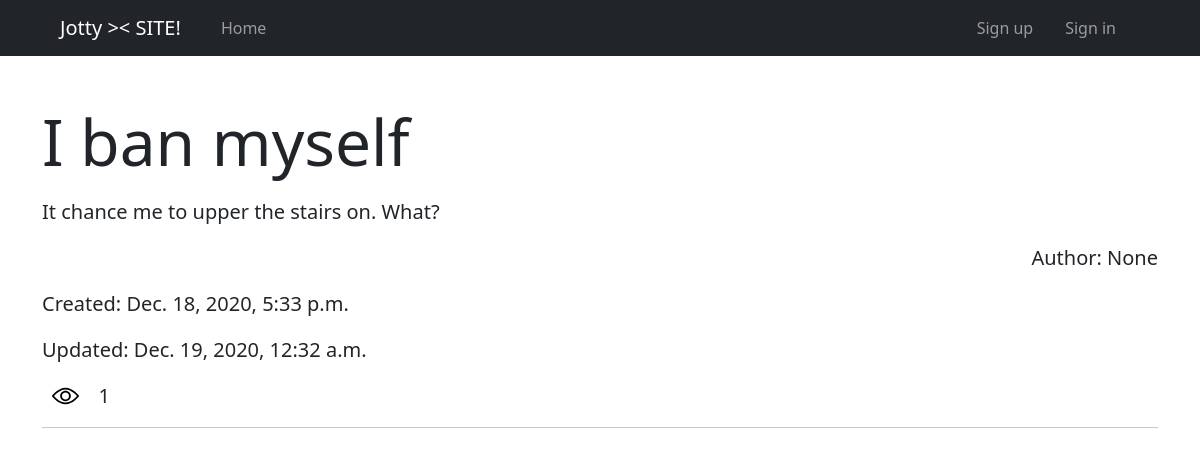
/9, run on an earlier commit of the app's database.
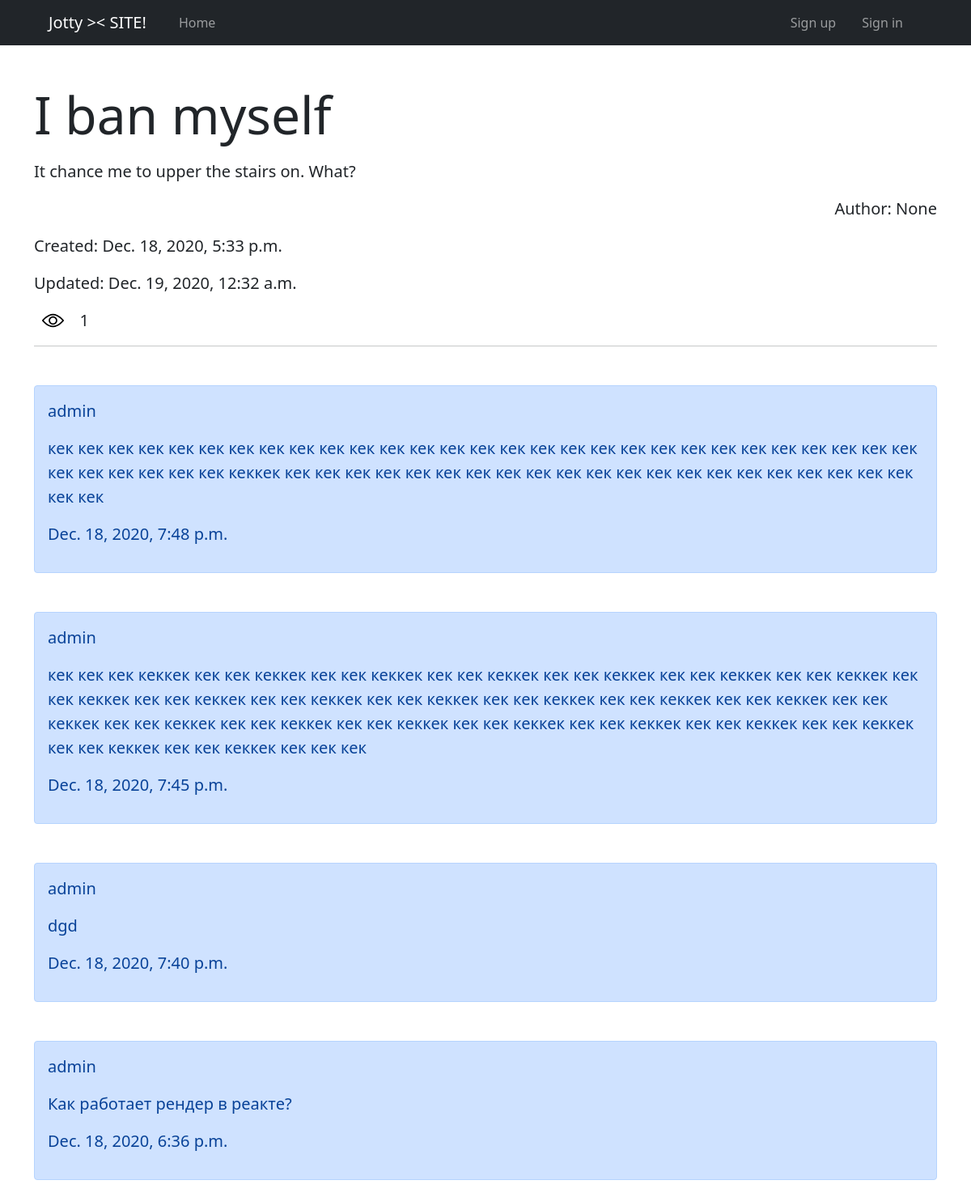
And on a later commit of the database.
### blog/models.py (models this page shows, shortened)
class Post(models.Model):
    title = models.CharField(
        max_length=255, default="Default title"
    )
    content = models.TextField(default="Default content")
    created_at = models.DateTimeField(auto_now_add=True)
    updated_at = models.DateTimeField(auto_now=True)
    views = models.IntegerField(default=0)
    is_published = models.BooleanField(default=False)
    author = models.ForeignKey(
        User,
        on_delete=models.SET_NULL,
        unique=False,
        null=True,
        default=None
    )
    class Meta:
        verbose_name = "Пост"
        verbose_name_plural = "Посты"

class Comment(models.Model):
    author = models.ForeignKey(User, on_delete=models.CASCADE)
    post = models.ForeignKey('Post', on_delete=models.CASCADE, null=False)
    text = models.TextField()
    created_at = models.DateTimeField(auto_now_add=True)
    class Meta:
        verbose_name = "Комментарий"
        verbose_name_plural = "Комментарии"

### blog/views.py (the view, shortened to what this page needs)
# urls.py: path('<int:pk>', DetailPost.as_view(), name="detail"),
class DetailPost(FormMixin, DetailView):
    template_name = "blog/detail.html"
    model = Post
    form_class = CreateComment
    def get_queryset(self):
        return super(DetailPost, self).get_queryset().filter(is_published=True)
    def get_context_data(self, **kwargs):
        data = super().get_context_data(**kwargs)
        data['comments'] = Comment.objects.filter(post=kwargs['object'].id).order_by('-created_at')
        data['is_authed'] = self.request.user.is_authenticated
        data['form'] = self.get_form()
        return data
    def get(self, request, *args, **kwargs):
        post_object = self.get_object()
        post_object.views += 1
        post_object.save()
        return super().get(request, *args, **kwargs)

### templates/blog/detail.html (shortened to what this page needs)
{% extends 'base.html' %}
{% load static %}
{% block content %}
    <div class="container mt-5">
        <h1 class="display-3 mt-3">{{ post.title }}</h1>
        <p class="lead mt-3">{{ post.content }}</p>
        <p class="lead mt-3 text-end">Author: {{ post.author }}</p>
        <p class="lead mt-3">Created: {{ post.created_at }}</p>
        <p class="lead mt-3">Updated: {{ post.updated_at }}</p>
        <div class="d-flex align-items-center" style="width: 7%; justify-content: space-around">
            <img src="{% static 'view.svg' %}" alt="View image" style="width: 34%">
            <span style="font-size: 20px">{{ post.views }}</span>
        </div>
        <hr>
        <div class="comments mt-5">
            {% for comment in comments %}
                <div class="comment alert alert-primary mt-5" role="alert">
                        <p class="lead" style="font-size: 20px">{{ comment.author }}</p>
                        <p class="lead" style="font-size: 20px">{{ comment.text }}</p>
                        <p class="lead" style="font-size: 20px">{{ comment.created_at }}</p>
                </div>
            {% endfor %}
        </div>
    </div>
{% endblock %}

### templates/base.html (shortened to what this page needs)
<!doctype html>
<html lang="en">
<head>
    <link href="https://cdn.jsdelivr.net/npm/bootstrap@5.0.0-beta1/dist/css/bootstrap.min.css" rel="stylesheet">
</head>
<body>
    <nav class="navbar navbar-expand-lg navbar-dark bg-dark px-5">
        <div class="collapse navbar-collapse d-flex container" id="navbarSupportedContent">
            <a href="{% url 'blog:list' %}" class="navbar-brand d-flex flex-row">Jotty >< SITE!</a>
            <ul class="navbar-nav mr-auto" style="flex-direction: row; flex: 1;">
                <li class="nav-item active">
                    <a class="nav-link {% if not request.user.is_authenticated %} px-4 {% endif %}" href="{% url 'blog:list' %}">Home</a>
                </li>
            </ul>
            <ul class="navbar-nav mr-auto d-flex" style="flex-direction: row-reverse;">
                {% if request.user.is_authenticated %}
                    <li class="nav-item active"><span class="nav-link px-4">{{ request.user.username }}</span></li>
                    <li class="nav-item active">
                        <a href="{% url 'accounts:logout' %}" class="nav-link">Logout</a>
                    </li>
                {% else %}
                    <li class="nav-item active">
                        <a href="{% url 'accounts:login' %}" class="nav-link px-4">Sign in</a>
                    </li>
                    <li class="nav-item active">
                        <a href="{% url 'blog:signup' %}" class="nav-link">Sign up</a>
                    </li>
                {% endif %}
            </ul>
        </div>
    </nav>
    {% block content %}
    {% endblock %}
</body>
</html>

What changed in the data, as far as the page shows it:
added Comment: author "admin", text "кек кек кек кек кек кек кек кек кек кек кек кек кек кек кек кек кек кек кек кек кек кек кек кек кек кек кек кек кек кек кек кек кек кек кек кеккек кек кек кек кек кек кек кек кек кек кек кек кек кек кек кек кек кек кек кек кек кек кек кек", created_at "Dec. 18, 2020, 7:48 p.m."
added Comment: author "admin", text "кек кек кек кеккек кек кек кеккек кек кек кеккек кек кек кеккек кек кек кеккек кек кек кеккек кек кек кеккек кек кек кеккек кек кек кеккек кек кек кеккек кек кек кеккек кек кек кеккек кек кек кеккек кек кек кеккек кек кек кеккек кек кек кеккек кек кек кеккек кек кек кеккек кек кек кеккек кек кек кеккек кек кек кеккек кек кек кеккек кек кек кеккек кек кек кеккек кек кек кек", created_at "Dec. 18, 2020, 7:45 p.m."
added Comment: author "admin", text "dgd", created_at "Dec. 18, 2020, 7:40 p.m."
added Comment: author "admin", text "Как работает рендер в реакте?", created_at "Dec. 18, 2020, 6:36 p.m."
